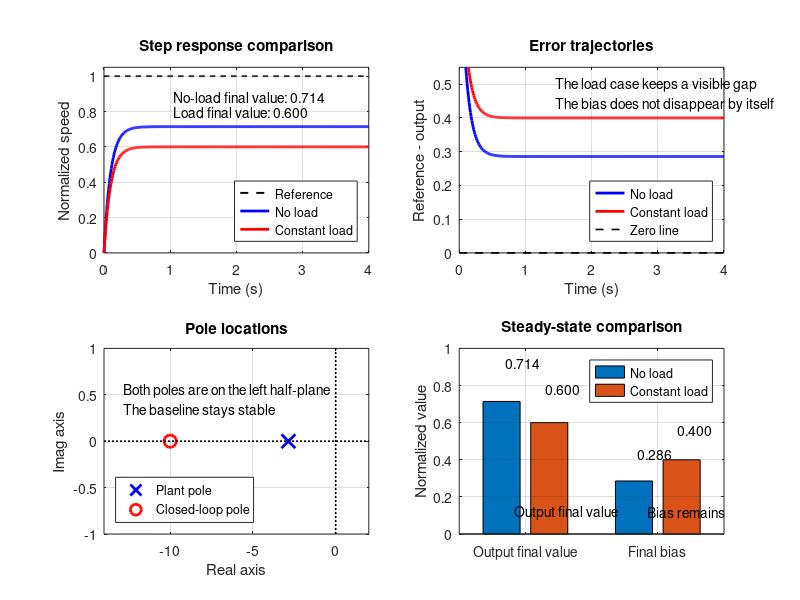

This figure's MATLAB source:
pkg load control;

s = tf('s');
G = 1 / (0.35 * s + 1);
Kp = 2.5;
d0 = 0.4;

% Closed-loop poles for the proportional baseline.
plant_pole = pole(G);
closed_loop_tf = feedback(Kp * G, 1);
closed_loop_pole = pole(closed_loop_tf);

% Use the simple first-order closed-loop form directly.
tau = 0.35 / (1 + Kp);
t = 0:0.01:4.0;
r = ones(size(t));

y_nominal_ss = Kp / (1 + Kp);
y_load_ss = (Kp - d0) / (1 + Kp);

y_nominal = y_nominal_ss * (1 - exp(-t / tau));
y_load = y_load_ss * (1 - exp(-t / tau));

e_nominal = r - y_nominal;
e_load = r - y_load;

hf = figure('visible', 'off', 'position', [100, 100, 1280, 760]);

subplot(2, 2, 1);
plot(t, r, 'k--', 'linewidth', 1.4);
hold on;
plot(t, y_nominal, 'b', 'linewidth', 2);
plot(t, y_load, 'r', 'linewidth', 2);
grid on;
xlim([0 4]);
ylim([0 1.05]);
title('Step response comparison');
xlabel('Time (s)');
ylabel('Normalized speed');
legend({'Reference', 'No load', 'Constant load'}, 'location', 'southeast');
text(1.05, 0.88, sprintf('No-load final value: %.3f', y_nominal_ss));
text(1.05, 0.80, sprintf('Load final value: %.3f', y_load_ss));

subplot(2, 2, 2);
plot(t, e_nominal, 'b', 'linewidth', 2);
hold on;
plot(t, e_load, 'r', 'linewidth', 2);
plot([t(1), t(end)], [0, 0], 'k--', 'linewidth', 1.2);
grid on;
xlim([0 4]);
ylim([0 0.55]);
title('Error trajectories');
xlabel('Time (s)');
ylabel('Reference - output');
legend({'No load', 'Constant load', 'Zero line'}, 'location', 'southeast');
text(1.45, 0.50, 'The load case keeps a visible gap');
text(1.45, 0.44, 'The bias does not disappear by itself');

subplot(2, 2, 3);
plot(real(plant_pole), imag(plant_pole), 'bx', 'markersize', 10, 'linewidth', 2);
hold on;
plot(real(closed_loop_pole), imag(closed_loop_pole), 'ro', 'markersize', 9, 'linewidth', 2);
plot([-14 2], [0 0], 'k:', 'linewidth', 1.2);
plot([0 0], [-1 1], 'k:', 'linewidth', 1.2);
grid on;
xlim([-14 2]);
ylim([-1 1]);
title('Pole locations');
xlabel('Real axis');
ylabel('Imag axis');
legend({'Plant pole', 'Closed-loop pole'}, 'location', 'southwest');
text(-12.8, 0.55, 'Both poles are on the left half-plane');
text(-12.8, 0.34, 'The baseline stays stable');

subplot(2, 2, 4);
bar_data = [y_nominal_ss, y_load_ss; 1 - y_nominal_ss, 1 - y_load_ss];
hbar = bar(bar_data, 'grouped');
grid on;
xlim([0.5 2.5]);
ylim([0 1]);
set(gca, 'xtick', 1:2, 'xticklabel', {'Output final value', 'Final bias'});
title('Steady-state comparison');
ylabel('Normalized value');
legend(hbar, {'No load', 'Constant load'}, 'location', 'northeast');
text(0.85, 0.92, sprintf('%.3f', y_nominal_ss));
text(1.15, 0.78, sprintf('%.3f', y_load_ss));
text(1.85, 0.43, sprintf('%.3f', 1 - y_nominal_ss));
text(2.15, 0.56, sprintf('%.3f', 1 - y_load_ss));
text(0.92, 0.12, 'Output final value');
text(1.92, 0.12, 'Bias remains');

if exist('sgtitle', 'file')
  sgtitle('O3 steady-state mechanism example: small DC motor speed diagnosis');
elseif exist('suptitle', 'file')
  suptitle('O3 steady-state mechanism example: small DC motor speed diagnosis');
endif

[script_dir, ~, ~] = fileparts(mfilename('fullpath'));
output_path = fullfile(script_dir, 'T3-O3-dc-motor-diagnosis.png');
print(hf, output_path, '-dpng', '-r180');
close(hf);
